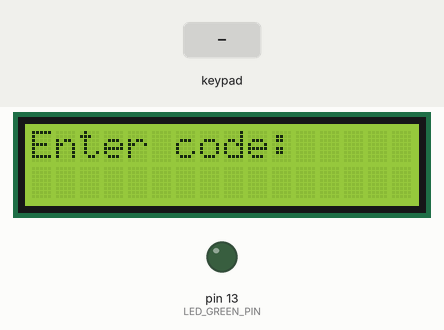
Recording of a program running on a simulated Arduino Mega 2560, built with avr-gcc and run on an emulated ATmega2560. Shown: 16×2 character LCD, output pins drawn as LEDs (lit = HIGH). The test bench sets the inputs (shaded band). Pins used as bus, display or sensor lines are not drawn.

Above: at 1.3 s.
1.4 s: keypad keys 8 2 3 # * pressed 0.4 s apart
At 4.2 s:
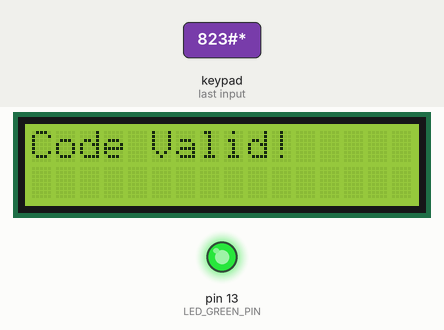
6.4 s: key 'A' pressed
At 7.0 s:
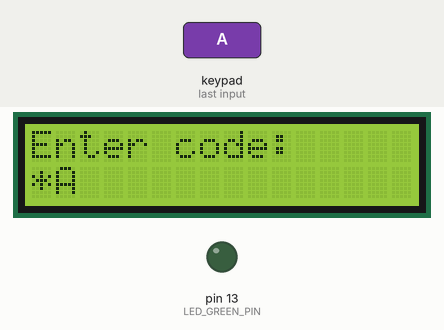
7.9 s: keypad keys 8 2 3 # # pressed 0.4 s apart
At 10.0 s:
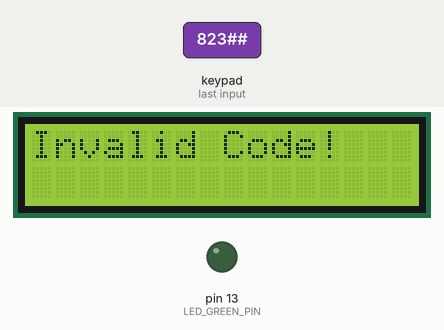
12.9 s: key 'B' pressed
At 13.3 s:
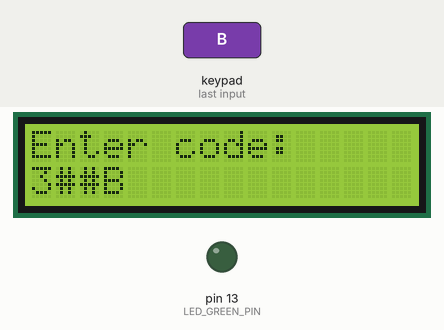
14.9 s: key 'C' pressed
At 16.7 s:
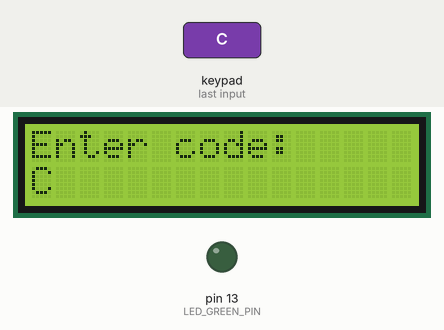
17.0 s: keypad keys 8 2 3 # A pressed 0.4 s apart
At 21.5 s:
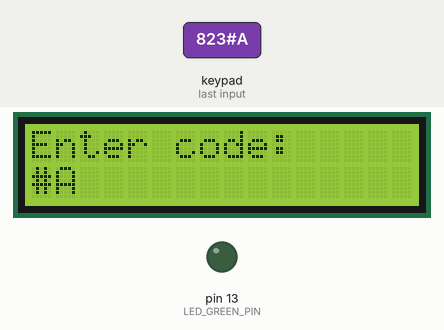
Timing chart, 0 to 23.0 s (numbered marks = the images above; inputs shaded):
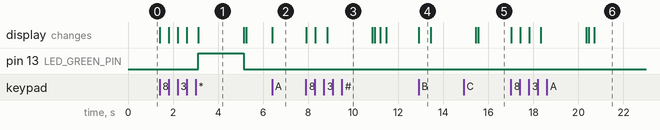

The program:

main.cpp
```cpp
#include "keypad/keypad_control.h"
#include "lcd/lcd_control.h"
#include "led/led_control.h"
#include "passcode/passcode.h"

void setup()
{
    ledInit();
    lcdInit();
    keypadInit();
    passcodeInit();
}

void loop()
{
    readPasscode();
}
```

led_control.cpp
```cpp
#include "led_control.h"

void ledInit()
{
    pinMode(LED_GREEN_PIN, OUTPUT);
    pinMode(LED_RED_PIN, OUTPUT);
    digitalWrite(LED_GREEN_PIN, LOW);
    digitalWrite(LED_RED_PIN, LOW);
}

void ledGreenOn()
{
    digitalWrite(LED_GREEN_PIN, HIGH);
}

void ledGreenOff()
{
    digitalWrite(LED_GREEN_PIN, LOW);
}

void ledRedOn()
{
    digitalWrite(LED_RED_PIN, HIGH);
}

void ledRedOff()
{
    digitalWrite(LED_RED_PIN, LOW);
}
```

led_control.h
```cpp
#ifndef LED_CONTROL_H
#define LED_CONTROL_H

#include <Arduino.h>

#define LED_GREEN_PIN 13
#define LED_RED_PIN 10

void ledInit();
void ledGreenOn();
void ledGreenOff();
void ledRedOn();
void ledRedOff();

#endif
```

passcode.cpp
```cpp
#include "passcode.h"
#include "keypad/keypad_control.h"
#include "lcd/lcd_control.h"
#include "led/led_control.h"
#include <string.h>

static char enteredCode[MAX_CODE_LENGTH + 1];
static int codeIndex = 0;

void passcodeInit()
{
    codeIndex = 0;
    memset(enteredCode, 0, sizeof(enteredCode));
    printf("\fEnter code:\n");
}

static void validatePasscode()
{
    if (strcmp(enteredCode, VALID_CODE) == 0) {
        printf("\fCode Valid!");
        ledGreenOn();
        ledRedOff();
    } else {
        printf("\fInvalid Code!");
        ledGreenOff();
        ledRedOn();
    }

    delay(2000);

    passcodeInit();
    ledGreenOff();
    ledRedOff();
}

void readPasscode()
{
    if (codeIndex < MAX_CODE_LENGTH) {
        char key;
        scanf("%c", &key);
        enteredCode[codeIndex] = key;
        printf("%c", key);
        codeIndex++;

        if (codeIndex == MAX_CODE_LENGTH) {
            // add null terminator to the end of the string
            enteredCode[codeIndex] = '\0';
            delay(500);
            validatePasscode();
        }
    }
}
```

passcode.h
```cpp
#ifndef CODE_HANDLER_H
#define CODE_HANDLER_H

#include <Arduino.h>

#define MAX_CODE_LENGTH 4
#define VALID_CODE "823#"

void passcodeInit();
void readPasscode();

#endif
```

keypad_control.cpp
```cpp
#include "keypad_control.h"

static Keypad keypad(makeKeymap((char*)KEYS), (byte*)ROW_PINS, (byte*)COL_PINS, ROWS, COLS);
FILE keypadInput = { 0 };

void keypadInit()
{
    fdev_setup_stream(&keypadInput, NULL, keypadGetChar, _FDEV_SETUP_READ);
    stdin = &keypadInput;
}

int keypadGetChar(FILE* stream)
{
    while (true) {
        char key = keypad.getKey();
        // if key is pressed
        if (key != NO_KEY) {
            return key;
        }
        delay(50);
    }
}
```

keypad_control.h
```cpp
#ifndef KEYPAD_CONTROL_H
#define KEYPAD_CONTROL_H

#include <Arduino.h>
#include <Keypad.h>
#include <stdio.h>

extern FILE keypadInput;

#define ROWS 4
#define COLS 4

const char KEYS[ROWS][COLS] = {
    { '1', '2', '3', 'A' },
    { '4', '5', '6', 'B' },
    { '7', '8', '9', 'C' },
    { '*', '0', '#', 'D' }
};

// const byte ROW_PINS[ROWS] = { 30, 32, 34, 36 };
// const byte COL_PINS[COLS] = { 38, 40, 42, 44 };
const byte ROW_PINS[ROWS] = { 10, 9, 8, 7 };
const byte COL_PINS[COLS] = { 6, 5, 4, 3 };

void keypadInit();
int keypadGetChar(FILE* stream);

#endif
```

lcd_control.cpp
```cpp
#include "lcd_control.h"

static LiquidCrystal_I2C lcd(0x27, 16, 2);
FILE lcdOutput = { 0 };

int lcdPutchar(char c, FILE* stream)
{
    if (c == '\f') {
        lcd.clear();
    } else if (c == '\n') {
        // move to second line
        lcd.setCursor(0, 1);
    } else {
        lcd.write(c);
    }

    return 0;
}

void lcdInit()
{
    // initialize lcd
    lcd.init();
    lcd.backlight();
    lcd.begin(16, 2);

    fdev_setup_stream(&lcdOutput, lcdPutchar, NULL, _FDEV_SETUP_WRITE);
    stdout = &lcdOutput;
}
```

lcd_control.h
```cpp
#ifndef LCD_CONTROL_H
#define LCD_CONTROL_H

#include <Arduino.h>
#include <LiquidCrystal_I2C.h>
#include <stdio.h>

extern FILE lcdOutput;

#define LCD_RS 12
#define LCD_EN 11
#define LCD_D4 22
#define LCD_D5 24
#define LCD_D6 26
#define LCD_D7 28

void lcdInit();

#endif
```

Measured:
- after the input at 1.4 s, pin 13 (LED_GREEN_PIN): LOW → HIGH after 1.7 s, → LOW 2.0 s later; the display: first changes at once (image 1 shows a later state)
- after the input at 6.4 s, the display: changes at once (image 2)
- after the input at 7.9 s, the display: first changes at once (image 3 shows a later state)
- after the input at 12.9 s, the display: changes at once (image 4)
- after the input at 14.9 s, the display: first differs from a run without the input after 0.65 s (image 5)
- after the input at 17.0 s, the display: first changes at once (image 6 shows a later state)
- what the display in image 1 shows lasts 2.0 s, from 3.1 s to 5.1 s
